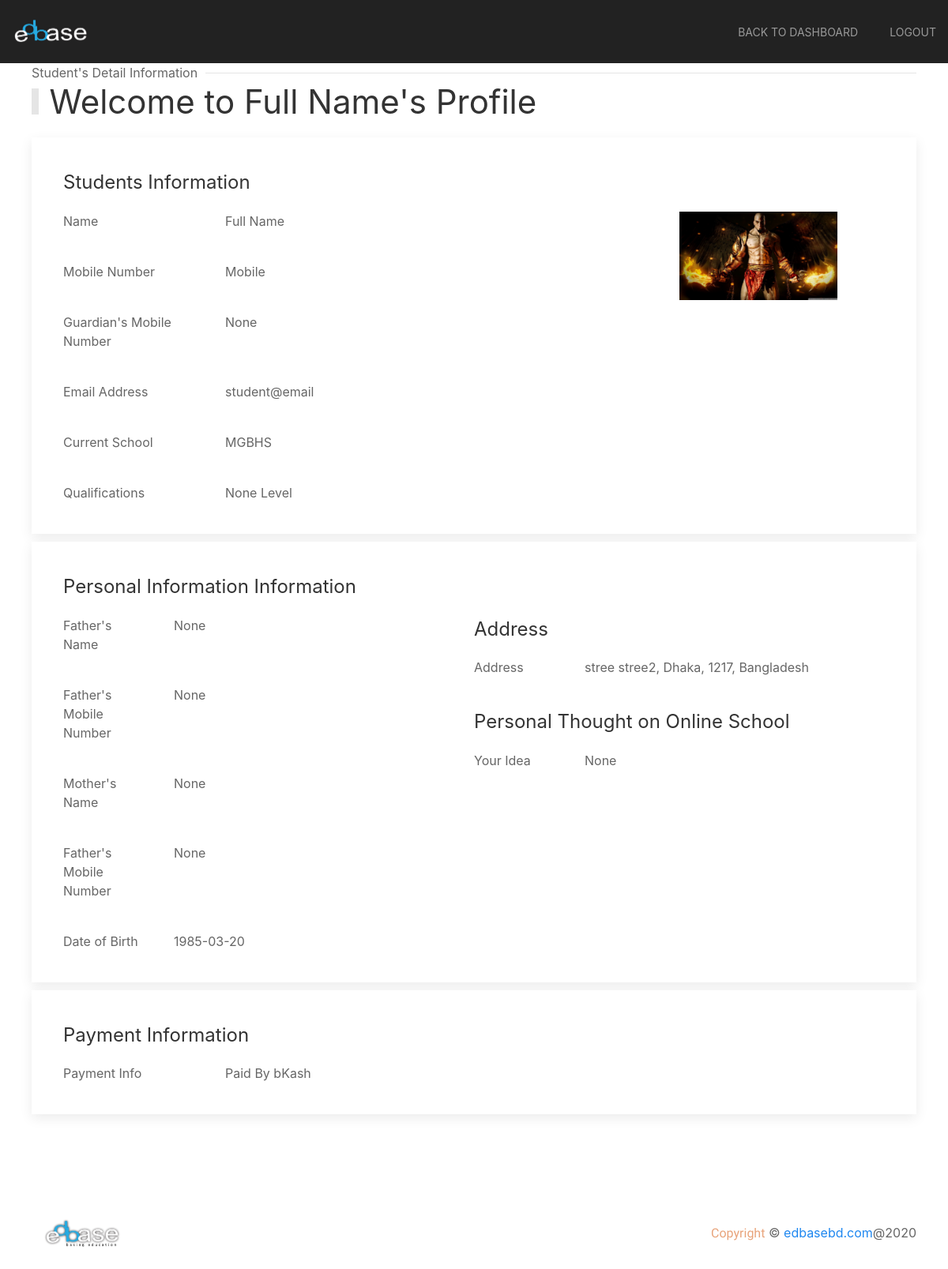
Before: /studentdetail/59/ (signed in) with the older database file.
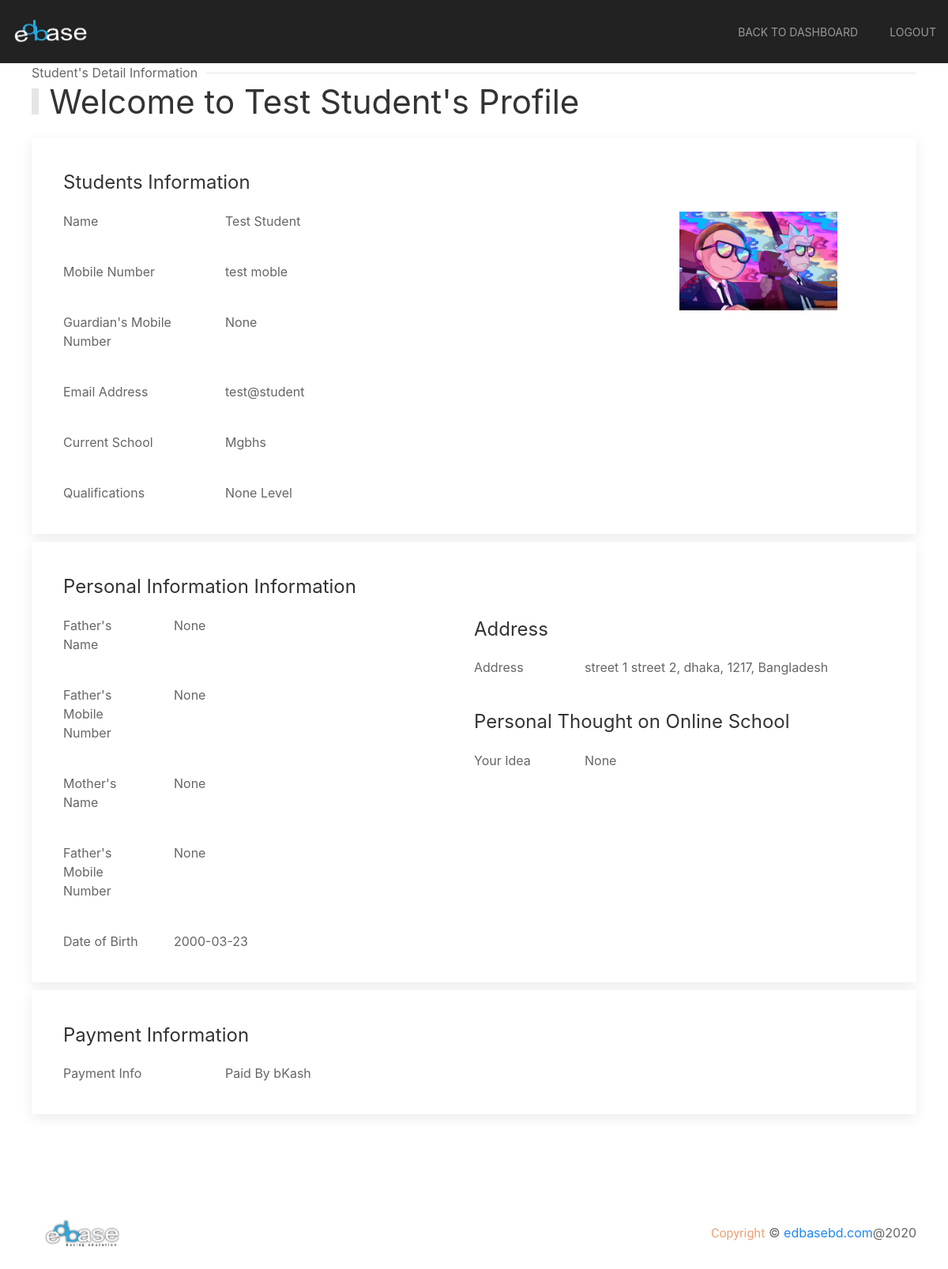
After: the same page with the newer database file.
### applicant/models.py (models this page shows, shortened)
class Student(models.Model):
    user = models.OneToOneField(User, on_delete=models.CASCADE)
    name = models.CharField(max_length=128, null=True, blank=True)
    mobile = models.CharField(max_length=11, null=True, blank=True)
    guardian_mobile = models.CharField(max_length=11, null=True, blank=True)
    email = models.EmailField(max_length=128, null=True, blank=True)
    school = models.CharField(max_length=128, null=True, blank=True)
    status = models.BooleanField(default=False, null=True, blank=True)
    user_type = models.CharField(max_length=128, null=True, blank=True)
    qualification = models.CharField(max_length=128, null=True, blank=True)
    created_at = models.DateTimeField(auto_now_add=True, null=True, blank=True)

class PersonalInfo(models.Model):
    student = models.ForeignKey(Student, related_name='student_personal_info', on_delete=models.CASCADE)
    unique_id = models.CharField(max_length=26, null=True, blank=True)
    acceptance = models.BooleanField(default=False, null=True, blank=True)
    passport = models.CharField(max_length=128, null=True, blank=True)
    father = models.CharField(max_length=128, null=True, blank=True)
    mother = models.CharField(max_length=128, null=True, blank=True)
    father_mobile = models.CharField(max_length=128, null=True, blank=True)
    mother_mobile = models.CharField(max_length=128, null=True, blank=True)
    parent_email = models.EmailField(max_length=128, null=True, blank=True)
    street_1 = models.CharField(max_length=128, null=True, blank=True)
    street_2 = models.CharField(max_length=128, null=True, blank=True)
    city = models.CharField(max_length=128, null=True, blank=True)
    zip_code = models.CharField(max_length=128, null=True, blank=True)
    country = models.CharField(max_length=128, null=True, blank=True)
    dob = models.CharField(max_length=128, null=True, blank=True)
    blood_group = models.CharField(max_length=128, null=True, blank=True)
    experience = models.TextField(null=True, blank=True)
    photo = models.FileField('app_files', upload_to='photos', blank=True, null=True)

### applicant/views.py (the view)
# urls.py: path('studentdetail/<int:sid>/', views.studentDetail, name='studentdetail'),
@login_required(login_url='/login/')
def studentDetail(request, sid):
    student = Student.objects.get(id=sid)
    try:
        personal_info = PersonalInfo.objects.get(student_id=sid)
        payment_info = PaymentInfo.objects.get(student_id=sid)
        subjects = QualificationSubject.objects.filter(student__id__contains=sid)
        return render(request, 'studentDetail.html', {'data': student, 'subjects': subjects, 'payment': payment_info, 'personal': personal_info, 'media_url':settings.MEDIA_URL})
    except :
        subjects = QualificationSubject.objects.filter(student__id__contains=sid)
        return render(request, 'studentDetail.html', {'data': student, 'subjects': subjects})

### applicant/templates/studentDetail.html (shortened to what the changed rows need)
{% extends 'base.html' %}
{% load static %}
{% block content %}
    <section id="student-list">
        <div class="uk-container">
            <div class="head">
                <h1 class="uk-heading-bullet">Welcome to {{ data.name }}'s Profile</h1>
                <p class="uk-heading-line"><span>Student's Detail Information</span></p>
            </div>
            <div class="uk-child-width-1@m" uk-grid>
                <div class="uk-margin-large">
                    <div class="uk-card uk-card-default uk-card-body uk-margin-small">
                        <div class="uk-grid-collapse" uk-grid>
                            <div class="uk-width-3-4@m">
                                <div class="uk-text-left" uk-grid>
                                    <div class="uk-width-3-4">
                                        <div class="">{{ data.name }}</div>
                                    </div>
                                </div>
                                <div class="uk-text-left" uk-grid>
                                    <div class="uk-width-3-4">
                                        <div class=" ">{{ data.mobile }}</div>
                                    </div>
                                </div>
                                <div class="uk-text-left" uk-grid>
                                    <div class="uk-width-3-4">
                                        <div class=" ">{{ data.guardian_mobile }}</div>
                                    </div>
                                </div>
                                <div class="uk-text-left" uk-grid>
                                    <div class="uk-width-3-4">
                                        <div class=" ">{{ data.email }}</div>
                                    </div>
                                </div>
                                <div class="uk-text-left" uk-grid>
                                    <div class="uk-width-3-4">
                                        <div class=" ">{{ data.school }}</div>
                                    </div>
                                </div>
                                <div class="uk-text-left" uk-grid>
                                    <div class="uk-width-3-4">
                                        <div class=" ">{{ data.qualification }} Level</div>
                                    </div>
                                </div>
                            </div>
                            <div class="uk-width-expand@m">
                                <img style="width:200px" src="{{ media_url }}{{ personal.photo }}" alt="{{data.name}}">
                            </div>
                        </div>
                    </div>
                    <div class="uk-card uk-card-default uk-card-body uk-margin-small">
                        <div class="uk-grid-collapse" uk-grid>
                            <div class="uk-width-1-2@m">
                                <div class="uk-text-left" uk-grid>
                                    <div class="uk-width-3-4">
                                        <div class="">{{ personal.father }}</div>
                                    </div>
                                </div>
                                <div class="uk-text-left" uk-grid>
                                    <div class="uk-width-3-4">
                                        <div class=" ">{{ personal.father_mobile }}</div>
                                    </div>
                                </div>
                                <div class="uk-text-left" uk-grid>
                                    <div class="uk-width-3-4">
                                        <div class=" ">{{ personal.mother }}</div>
                                    </div>
                                </div>
                                <div class="uk-text-left" uk-grid>
                                    <div class="uk-width-3-4">
                                        <div class=" ">{{ personal.mother_mobile }}</div>
                                    </div>
                                </div>
                                <div class="uk-text-left" uk-grid>
                                    <div class="uk-width-3-4">
                                        <div class=" ">{{ personal.dob }}</div>
                                    </div>
                                </div>
                            </div>
                            <div class="uk-width-expand@m">
                                <div class="uk-text-left" uk-grid>
                                    <div class="uk-width-3-4">
                                        <div class=" ">{{ personal.street_1 }} {{ personal.street_2 }}, {{ personal.city }}, {{ personal.zip_code }}, {{ personal.country }}</div>
                                    </div>
                                </div>
                                <div class="uk-text-left" uk-grid>
                                    <div class="uk-width-3-4">
                                        <div class=" ">{{ personal.experience }}</div>
                                    </div>
                                </div>
                            </div>
                        </div>
                    </div>
                </div>
            </div>
        </div>
    </section>
{% endblock %}

Changed rows visible on the page:
changed Student "None": name "Full Name" → "Test Student"; mobile "Mobile" → "test moble"; email "student@email" → "test@student"; school "MGBHS" → "Mgbhs"
changed PersonalInfo "None": photo: a different picture; dob "1985-03-20" → "2000-03-23"; street_1 "stree" → "street 1"; street_2 "stree2" → "street 2"; city "Dhaka" → "dhaka"
